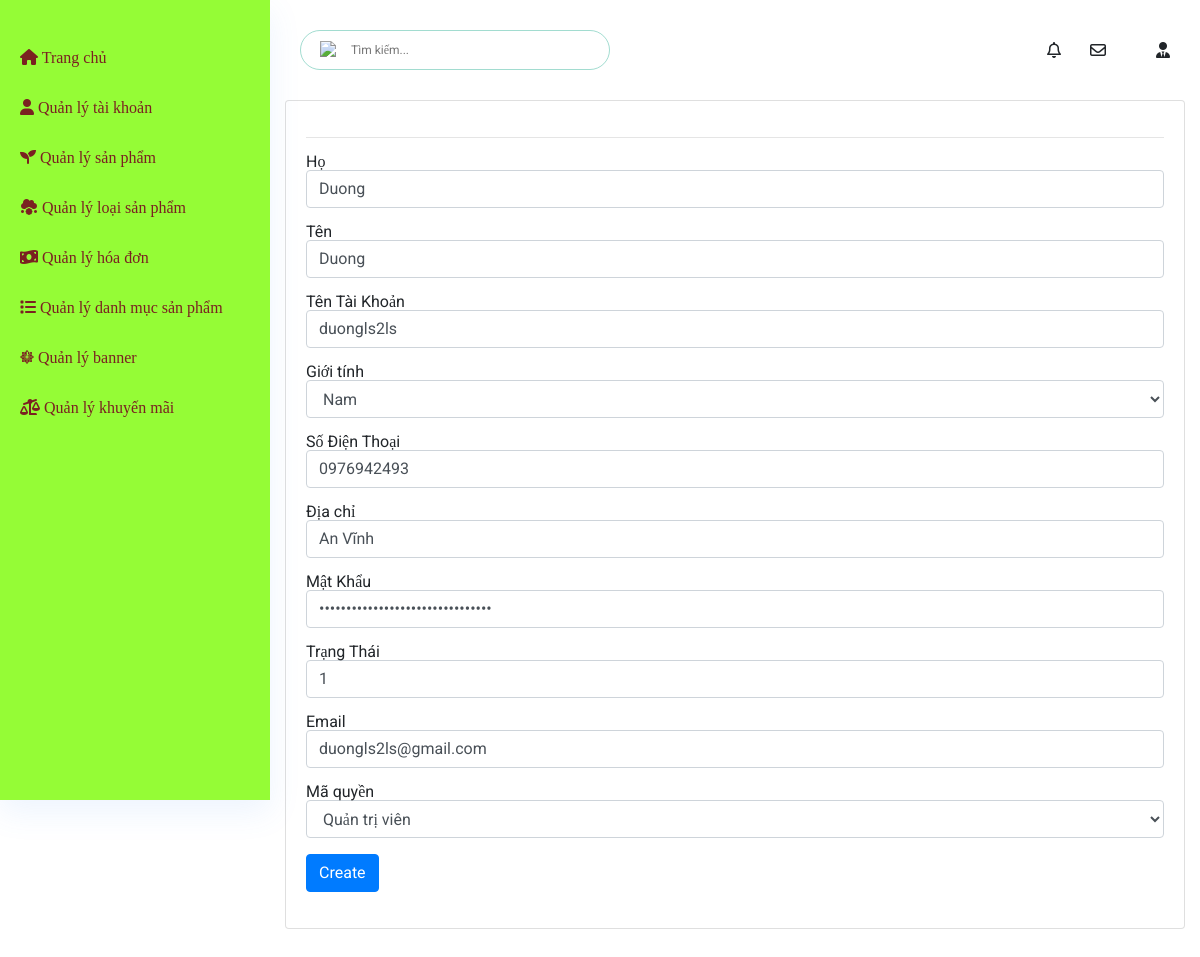
/Admin/index.php?mod=nguoidung&act=edit&id=1, run on the app's committed database.
### tables this page shows
CREATE TABLE `nguoidung` (
  `MaND` int(11) NOT NULL,
  `Ho` varchar(20) NOT NULL,
  `Ten` varchar(20) NOT NULL,
  `GioiTinh` varchar(10) NOT NULL,
  `SDT` varchar(20) DEFAULT NULL,
  `Email` varchar(50) NOT NULL,
  `DiaChi` varchar(200) NOT NULL,
  `TaiKhoan` varchar(100) NOT NULL,
  `MatKhau` varchar(100) NOT NULL,
  `MaQuyen` int(11) NOT NULL,
  `TrangThai` int(11) NOT NULL
);

### Admin/Controllers/UserController.php (called while the page is built, shortened)
<?php
class NguoiDungController
{
    var $nguoidung_model;
    public function __construct()
    {
        $this->nguoidung_model = new nguoidung();
    }
    public function edit()
    {
        $id = isset($_GET['id']) ? $_GET['id'] : 1;
        $data = $this->nguoidung_model->find($id);
        require_once("./Views/indexAD.php");
    }
}

### Admin/Models/connection.php (called while the page is built, shortened)
<?php
    class connection{
        function __construct()
        {
            $severname ="localhost";
            $username ="root";
            $password ="";
            $db_name ="webfood";
            $this->conn = new mysqli($severname,$username,$password,$db_name);
        }
    }
?>

### Admin/Models/model.php (called while the page is built, shortened)
<?php
require_once("connection.php");
class Model
{
    var $conn;
    var $table;
    var $contens;
    function __construct()
    {
        $conn_obj = new Connection();
        $this->conn = $conn_obj->conn;
    }
   function find($id)
    {
        $query = "select * from $this->table where $this->contens =$id";
        return $this->conn->query($query)->fetch_assoc();
    }
}
?>

### Admin/Views/user/edit.php (the view, shortened to what this page needs)
<hr>
<table class="table table-bordered" id="dataTable" width="100%" cellspacing="0">
    <form action="?mod=nguoidung&act=update" method="POST" role="form" enctype="multipart/form-data">
        <div class="form-group">
               <label for="">Họ</label>
               <input type="text" class="form-control" id="" placeholder="" name="Ho" value="<?= $data['Ho']?>">
           </div>
           <div class="form-group">
               <label for="">Tên</label>
               <input type="text" class="form-control" id="" placeholder="" name="Ten" value="<?= $data['Ten']?>">
           </div>
           <div class="form-group">
               <label for="">Tên Tài Khoản</label>
               <input type="text" class="form-control" id="" placeholder="" name="TaiKhoan" value="<?= $data['TaiKhoan']?>">
           </div>
           <div class="form-group">
               <label for="">Giới tính</label>
               <select id="" name="GioiTinh" class="form-control">
                    <option <?= ($data['GioiTinh'] == 'Nam')?'selected':''?> value="Nam"> Nam</option>
               </select>
           </div>
           <div class="form-group">
               <label for="">Số Điện Thoại</label>
               <input type="text" class="form-control" id="" placeholder="" name="SDT" value="<?= $data['SDT']?>">
           </div>
           <div class="form-group">
               <label for="">Địa chỉ</label>
               <input type="text" class="form-control" id="" placeholder="" name="DiaChi" value="<?= $data['DiaChi']?>">
           </div>
           <div class="form-group">
               <label for="">Mật Khẩu</label>
               <input type="Password" class="form-control" id="" placeholder="" name="MatKhau" value="<?= $data['MatKhau']?>">
           </div>
           <div class="form-group">
               <label for="">Trạng Thái</label>
               <input type="text" class="form-control" id="" placeholder="" name="TrangThai" value="<?= $data['TrangThai']?>">
           </div>
           <div class="form-group">
               <label for="">Email</label>
               <input type="Email" class="form-control" id="" placeholder="" name="Email" value="<?= $data['Email']?>">
           </div>
           <div class="form-group">
           <div class="form-group">
               <label for="">Mã quyền</label>
               <select id="" name="MaQuyen" class="form-control">
                    <option <?= ($data['MaQuyen'] == '2')?'selected':''?> value="2"> Quản trị viên</option>
               </select>
           </div>
           </div>
           <button type="submit" class="btn btn-primary">Create</button>
    </form>
</table>

### Admin/Public/css/style.css (style rules this page uses)
:root { --cl-green: #4eb92d; --cl-red: #ed1b36; --cl-orange: #f1975f; --cl-text: #686868; --cl-title: #1e1e1e; }
body { width: 100%; height: 100%; box-sizing: border-box; overflow-x: hidden; font-family: 'Roboto', 'sans-serif'; }
html { font-size: 62.5%; line-height: 1.6; }

### data on the page
nguoidung: Ho "Duong", Ten "Duong", TaiKhoan "duongls2ls", GioiTinh "Nam", SDT "0976942493", DiaChi "An Vĩnh", TrangThai "1", Email "duongls2ls@gmail.com", MaQuyen "Quản trị viên"
